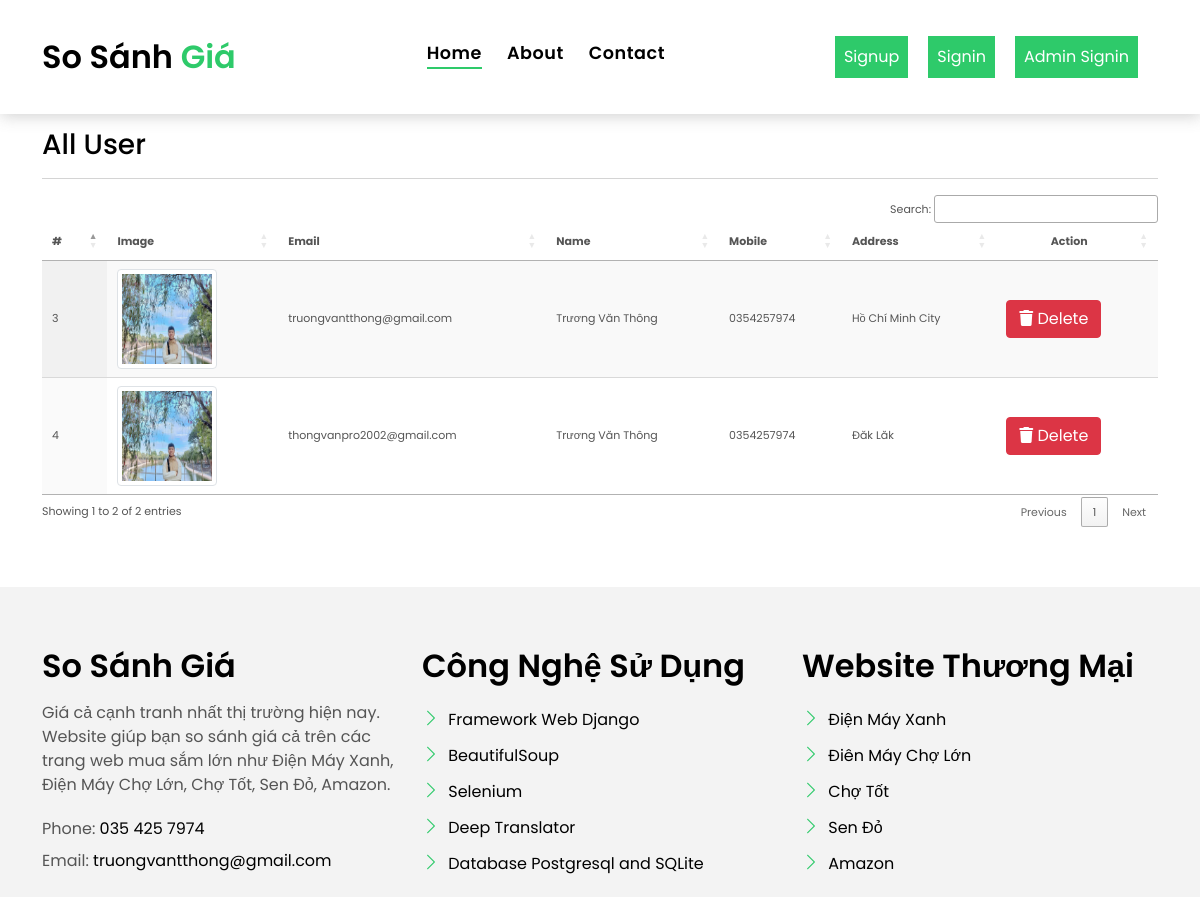
Page /all-user/ on the earlier database version.
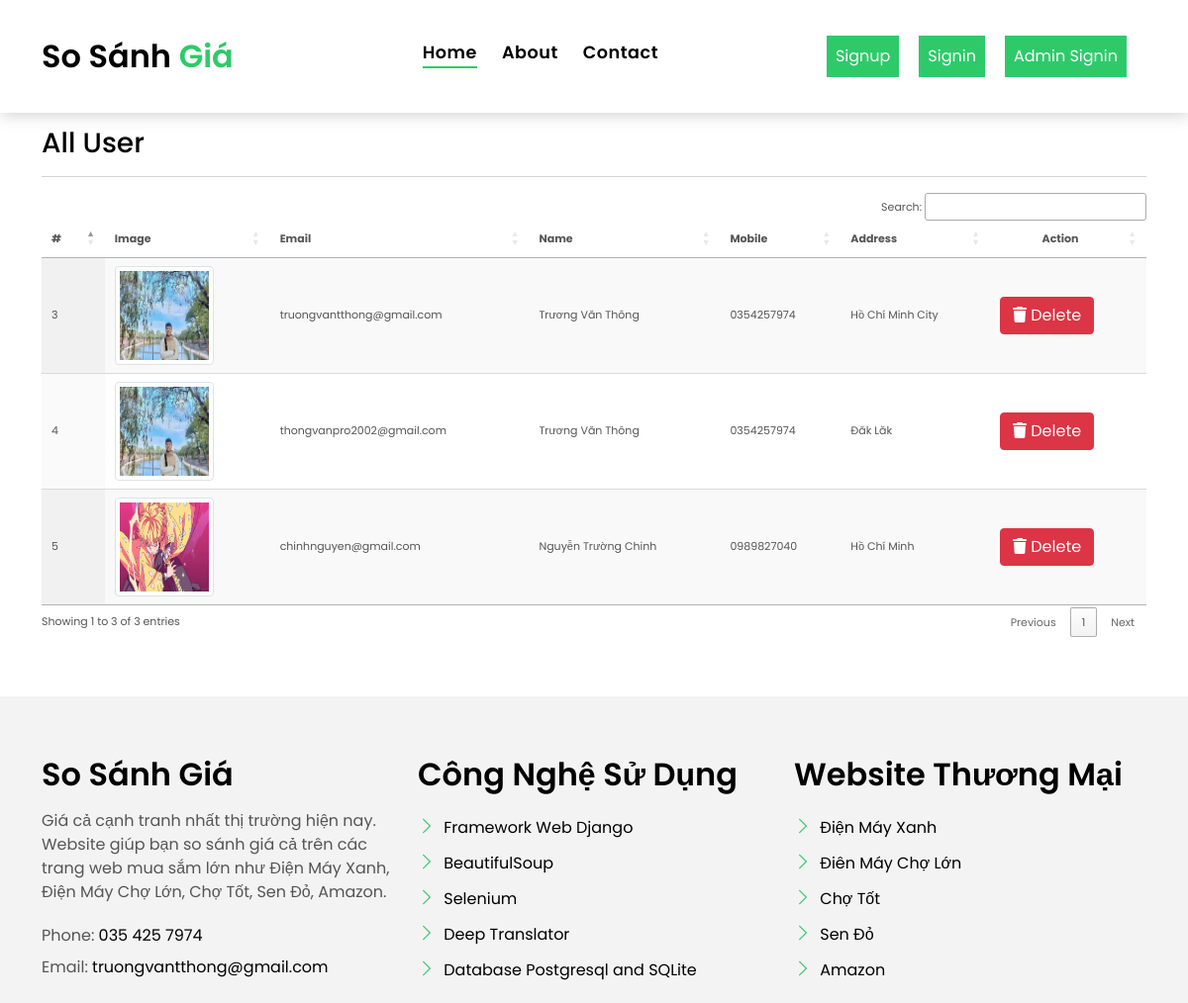
Same page on the later database version.
### myapp/models.py (models this page shows, shortened)
class Register(models.Model):
    user = models.ForeignKey(User, on_delete=models.CASCADE, null=True, blank=True)
    mobile = models.CharField(max_length=10, null=True, blank=True)
    address = models.TextField(null=True, blank=True)
    image = models.FileField(null=True, blank=True)

### myapp/views.py (the view)
# urls.py: path('all-user/', all_user, name="all_user"),
def all_user(request):
    data = Register.objects.filter()
    return render(request, "all_user.html", locals())

### myapp/templates/all_user.html (shortened to what this page needs)
{% include 'base.html' %}
{% load static %}
{% block body %}
<link rel="stylesheet" href="https://cdnjs.cloudflare.com/ajax/libs/font-awesome/6.2.0/css/all.min.css" />
<section class="section-services section-t8">
    <div class="container">
    <h3>All User </h3><hr>
    <div class="table-responsive">
        <table id="example1" class="display nowrap" style="width: 100%">
            <thead>
              <tr>
                <th>#</th>
                <th>Image</th>
                <th>Email</th>
                <th>Name</th>
                <th>Mobile</th>
                <th>Address</th>
                <th style="text-align: center">Action</th>
              </tr>
            </thead>
            <tbody>
              {% for i in data %}
              <tr>
                <td>{{i.id}}</td>
                {% if not i.image %}
                <td><img src="{% static 'images/aboutt-2.jpg' %}" class="img-thumbnail" style="width:100px;height:100px"/></td>
                {% else %}
                <td><img src="{{i.image.url}}" class="img-thumbnail" style="width:100px;height:100px"/></td>
                {% endif %}
                <td>{{i.user.username}}</td>
                <td>{{i.user.first_name}} {{i.user.last_name}}</td>
                <td>{{i.mobile}}</td>
                <td>{{i.address}}</td>
                <td>
                  <a href="/delete-user/{{i.id}}/" title="Delete History" class="btn btn-danger" onclick="return confirm('Are your sure?')"><i class="fas fa-trash" aria-hidden="true"></i> Delete</a>
                </td>
              </tr>
              {% endfor %}
            </tbody>
          </table>
    </div>
  </div>
{% include 'footer.html' %}
{% include 'tablecdn.html' %}
{% endblock  %}

Differences in the rows shown:
added Register: id "5", image (picture), user.username "chinhnguyen@gmail.com", user.first_name "Nguyễn Trường", user.last_name "Chinh", mobile "0989827040", address "Hồ Chí Minh"
Other differences:
text written by a page script: "Search: Showing 1 to 2 of 2 entries Previous 1 Next" → "Search: Showing 1 to 3 of 3 entries Previous 1 Next"
